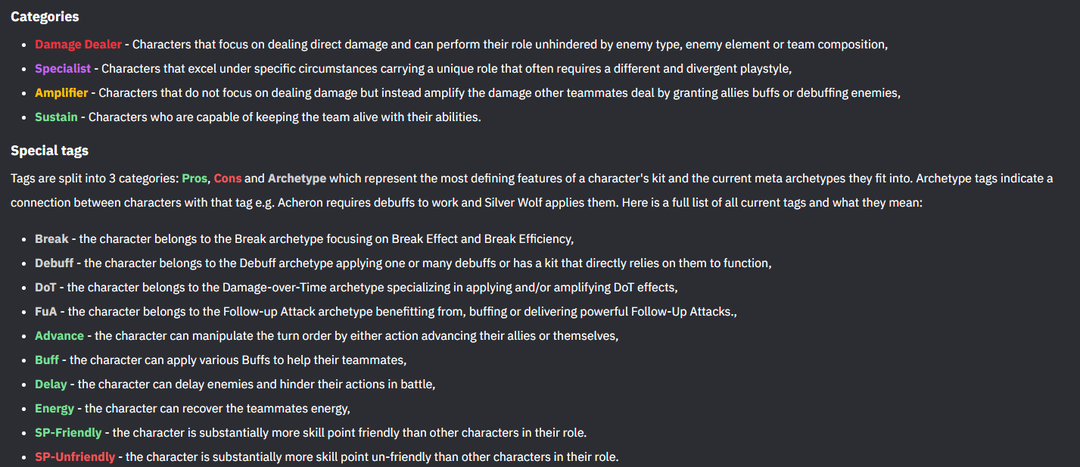
#> input picture hsrprydwen.png, 1080 x 467 px, shrunk from 1427 x 617 before the run; its folder holds only this picture in this run
$ jupyter execute --allow-errors PCVK_Task3.ipynb
#> lines starting #> are read from the running program, lines starting #| are printed output that depends on the picture; after the words box and inside, x2 and y2 are one past the last pixel; in counts of white or black regions, pixels touching at a corner belong together
# Tugas 3
Achmad Khosyi' Assajjad Ramandanta
5025211007
- Segmentation
    - Laplacian of Gaussian (LoG)
    - Thresholding
- Morphology
    - Boundary Extraction
    - Reconstruction

### Import Library

[cell 1]
import os
import cv2
from PIL import Image, ImageFilter
from scipy.ndimage import gaussian_laplace
import numpy as np
import matplotlib.pyplot as plt
import shutil

### Create Directory

[cell 2]
def create_directory(path):
    if not os.path.exists(path):
        os.makedirs(path)

base_dir = "."

directories = [
    "Original",
    "Output/Grayed",
    "Output/Laplacian_of_Gaussian",
    "Output/Thresholding/GlobalThresholding",
    "Output/Thresholding/Otsu",
    "Output/Thresholding/AdaptiveThresholding",
    "Output/Morphology/BoundaryExtraction",
    "Output/Morphology/Reconstruction"
]

for directory in directories:
    create_directory(os.path.join(base_dir, directory))

### Import Picture

### Local
Run this if you are on local

[cell 3]
from tkinter import Tk
from tkinter.filedialog import askopenfilename

# Import Image
def import_image():
    Tk().withdraw()
    img_path = askopenfilename(title="Select an image", filetypes=[("Image files", "*.jpg;*.jpeg;*.png")])
#> the answer given: hsrprydwen.png

    if img_path:
        shutil.copy(img_path, 'Original')
        return img_path
    else:
        print("No image selected.")
        return None

# Display Image
def display_image(image_path):
#> called with image_path = 'hsrprydwen.png'
    if image_path:
        img = Image.open(image_path)
#> img is the input picture: PIL image 1080x467 RGBA; mean R, G, B, A 56.4, 57.4, 62.8, 255
        plt.imshow(img)
        plt.show()
    else:
        print("No image to display.")

image_path = import_image()
display_image(image_path)

### Google Colab
Run this if you are on google colab

[cell 4]
from google.colab import files

# Import Image
def import_image_colab():
    uploaded = files.upload()
#> the answer given: mycat.jpg

    if uploaded:
        img_path = list(uploaded.keys())[0]

        if not os.path.exists('Original'):
            os.makedirs('Original')
        shutil.move(img_path, os.path.join('Original', img_path))

        return os.path.join('Original', img_path)
    else:
        print("No image uploaded.")
        return None

# Display Image
def display_image(image_path):
    if image_path:
        img = Image.open(image_path)
        plt.imshow(img)
        # plt.axis('off')
        plt.show()
    else:
        print("No image to display.")

#> (the rest of this cell did not finish here and is left out)

### Turn The Image Into Gray Scale

[cell 5]
# Gray Scaling
def convert_to_grayscale(image_path):
    img = Image.open(image_path).convert("L")
    return img

def save_grayscale_image(image_path):
    filename = os.path.basename(image_path)
    name, ext = os.path.splitexSt(filename)
    gray_img = convert_to_grayscale(image_path)

    new_filename = f"{name}_grayed{ext}"
    new_path = os.path.join("Output/Grayed", new_filename)

    gray_img.save(new_path)
    print(f"Grayscale image saved to: {new_path}")

#> (the rest of this cell did not finish here and is left out)

## Laplacian of Gaussian (LoG)

### Choose Image

[cell 6]
selected_filename = "mycat_grayed.jpg"
input_path = os.path.join("Output/Grayed", selected_filename)

### Calculation & Display The Result

[cell 7]
# Laplacian of Gaussian (LoG)
def apply_log(image, sigma):
    img_array = np.asarray(image)
    log_result = gaussian_laplace(img_array, sigma=sigma)
    return log_result

def display_and_save(image_array, output_path):
    plt.imshow(image_array, cmap='gray')
    plt.axis('off')
    plt.savefig(output_path, bbox_inches='tight', pad_inches=0)
    plt.close()

def process_and_display_log(image_path, sigma):
#> called with image_path = 'Output/Grayed/mycat_grayed.jpg', sigma = 1.5
    filename = os.path.basename(image_path)
    name, ext = os.path.splitext(filename)

    image = np.array(Image.open(image_path))
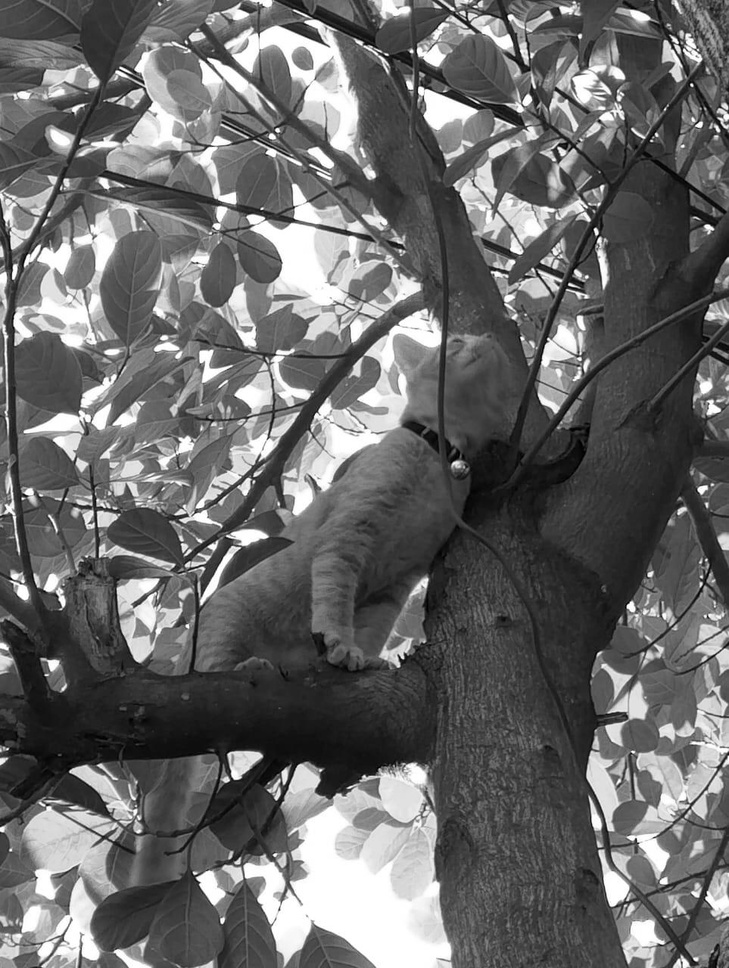
#> input picture Output/Grayed/mycat_grayed.jpg, 729 x 968 px, shrunk from 963 x 1280 before the run
#> image is the input picture: shape (968, 729); min 0, max 255, mean 104.6
    log_result = apply_log(image, sigma=sigma)
#> in apply_log, `log_result = gaussian_laplace(img_array, sigma=sigma)`:
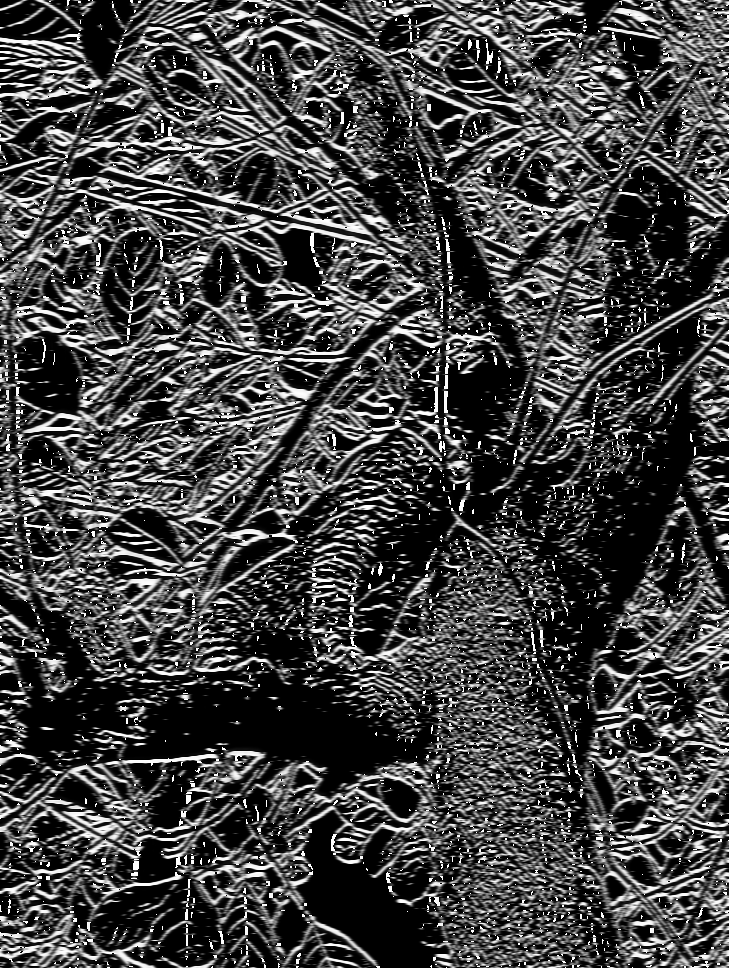
#> log_result: shape (968, 729); min 0, max 255, mean 68.7
    log_normalized = (log_result - log_result.min()) / (log_result.max() - log_result.min())

    output_path = os.path.join("Output/Laplacian_of_Gaussian", f"{name}_LoG.jpg")

    fig, axes = plt.subplots(1, 2, figsize=(12, 6))

    axes[0].imshow(image, cmap="gray")
    axes[0].set_title("Original Image")
    axes[0].axis('off')

    axes[1].imshow(log_normalized, cmap="gray")
    axes[1].set_title(f"Laplacian of Gaussian")
    axes[1].axis('off')

    plt.show()
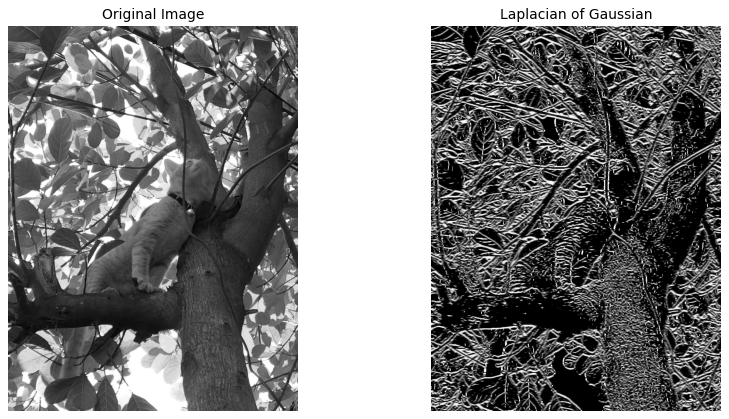
#> figure drawn by matplotlib, 2 panels

    display_and_save(log_normalized, output_path)

process_and_display_log(input_path, sigma=1.5)

## Thresholding

### Choose Image

[cell 8]
selected_filename = "mycat_grayed.jpg"
input_path = os.path.join("Output/Grayed", selected_filename)

### Calculation & Display The Result

[cell 9]
def apply_global_thresholding(image, threshold=127):
#> called with threshold = 127
    _, binary = cv2.threshold(image, threshold, 255, cv2.THRESH_BINARY)
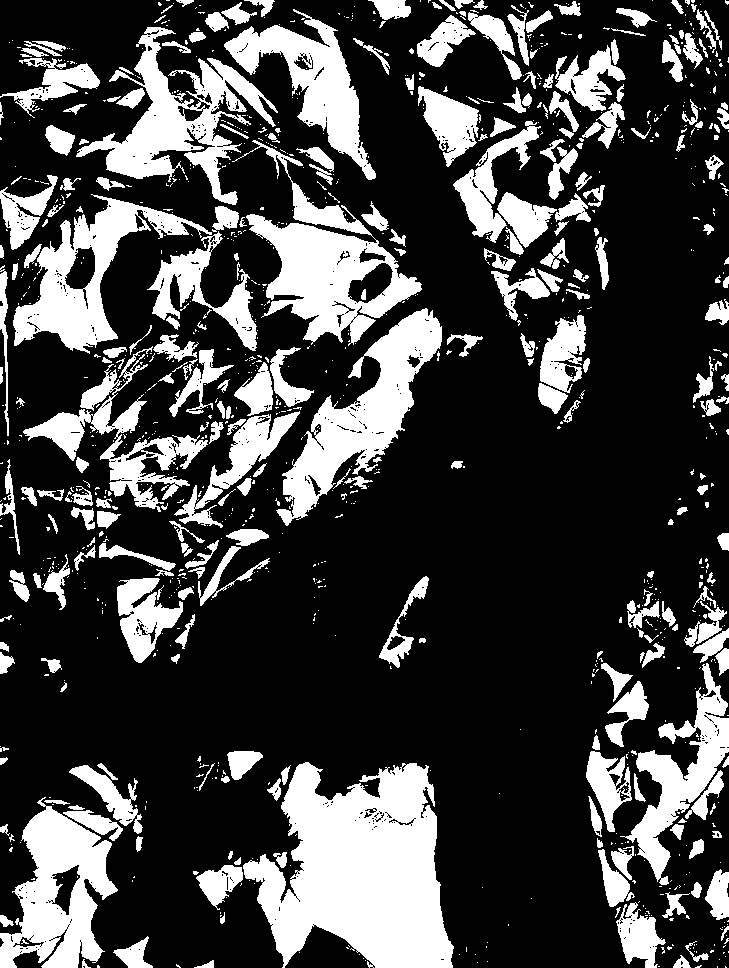
#> binary: shape (968, 729); 26.3% white; 1121 white regions (844 under 20 px), largest, box (x1, y1, x2, y2) and area: (243, 762, 454, 968) 28272, (232, 140, 422, 346) 12243, (276, 308, 442, 526) 11427
    return binary

def apply_otsu_thresholding(image):
    _, binary = cv2.threshold(image, 0, 255, cv2.THRESH_BINARY + cv2.THRESH_OTSU)
#> binary: shape (968, 729); 22.6% white; 900 white regions (612 under 20 px), largest, box (x1, y1, x2, y2) and area: (243, 762, 453, 968) 27071, (246, 214, 422, 343) 9867, (0, 806, 118, 968) 9649
    return binary

def apply_adaptive_thresholding(image, block_size=11, C=2):
#> called with block_size = 11, C = 2
    binary = cv2.adaptiveThreshold(
        image, 255, cv2.ADAPTIVE_THRESH_GAUSSIAN_C, cv2.THRESH_BINARY, block_size, C
    )
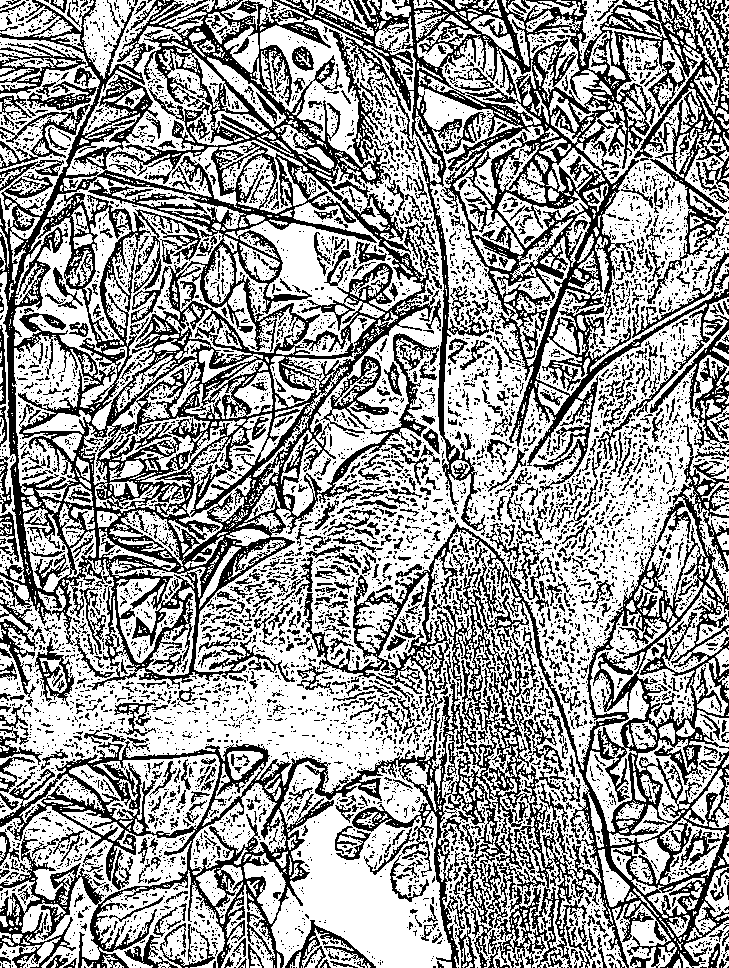
#> binary: shape (968, 729); 61.1% white; black in thin lines or dots
    return binary

def display_and_save(image_array, output_path):
    plt.imshow(image_array, cmap='gray')
    plt.axis('off')
    plt.savefig(output_path, bbox_inches='tight', pad_inches=0)
    plt.close()

def process_and_display_thresholding(image_path):
    filename = os.path.basename(image_path)
    name, ext = os.path.splitext(filename)

    image = np.array(Image.open(image_path))  # Load image as numpy array

    global_thresh = apply_global_thresholding(image)
    otsu_thresh = apply_otsu_thresholding(image)
    adaptive_thresh = apply_adaptive_thresholding(image)

    output_path_global = os.path.join("Output/Thresholding/GlobalThresholding", f"{name}_Global.jpg")
    output_path_otsu = os.path.join("Output/Thresholding/Otsu", f"{name}_Otsu.jpg")
    output_path_adaptive = os.path.join("Output/Thresholding/AdaptiveThresholding", f"{name}_Adaptive.jpg")

    display_and_save(global_thresh, output_path_global)
    display_and_save(otsu_thresh, output_path_otsu)
    display_and_save(adaptive_thresh, output_path_adaptive)

    fig, axes = plt.subplots(1, 4, figsize=(24, 6))
    axes[0].imshow(image, cmap="gray")
    axes[0].set_title("Original Image")
    axes[0].axis('off')

    axes[1].imshow(global_thresh, cmap="gray")
    axes[1].set_title("Global Thresholding")
    axes[1].axis('off')

    axes[2].imshow(otsu_thresh, cmap="gray")
    axes[2].set_title("Otsu's Thresholding")
    axes[2].axis('off')

    axes[3].imshow(adaptive_thresh, cmap="gray")
    axes[3].set_title("Adaptive Thresholding")
    axes[3].axis('off')

    plt.show()

process_and_display_thresholding(input_path)

## Boundary Extraction

### Choose Image

[cell 10]
selected_filename = "mycat_grayed.jpg"
input_path = os.path.join("Output/Grayed", selected_filename)

### Calculation & Display The Result

[cell 11]
# Boundary Extraction
def apply_boundary_extraction(image):
    dilated = cv2.dilate(image, np.ones((3, 3), np.uint8), iterations=1)
    boundary = dilated - image
    return boundary

def display_and_save(image_array, output_path):
    plt.imshow(image_array, cmap='gray')
    plt.axis('off')
    plt.savefig(output_path, bbox_inches='tight', pad_inches=0)
    plt.close()

def process_and_display_boundary(image_path):
    filename = os.path.basename(image_path)
    name, ext = os.path.splitext(filename)

    image = np.array(Image.open(image_path))
    boundary = apply_boundary_extraction(image)

    output_path_boundary = os.path.join("Output/Morphology/BoundaryExtraction", f"{name}_Boundary.jpg")
    display_and_save(boundary, output_path_boundary)

    fig, axes = plt.subplots(1, 2, figsize=(12, 6))

    axes[0].imshow(image, cmap="gray")
    axes[0].set_title("Original Image")
    axes[0].axis('off')

    axes[1].imshow(boundary, cmap="gray")
    axes[1].set_title("Boundary Extraction")
    axes[1].axis('off')

    plt.show()

process_and_display_boundary(input_path)

## Reconstruction

### Choose Image

[cell 12]
selected_filename = "hsrprydwen_grayed.png"
input_path = os.path.join("Output/Grayed", selected_filename)

### Calculation & Display The Result

[cell 13]
# Reconstruction Rekonstruksi
def apply_reconstruction(image, mask):
    kernel = np.ones((3, 3), np.uint8)
    dilated = cv2.dilate(image, kernel, iterations=1)
    reconstructed = cv2.erode(dilated, kernel, iterations=1)
    return reconstructed

def display_and_save(image_array, output_path):
    plt.imshow(image_array, cmap='gray')
    plt.axis('off')
    plt.savefig(output_path, bbox_inches='tight', pad_inches=0)
    plt.close()

def process_and_display_reconstruction(image_path):
#> called with image_path = 'Output/Grayed/hsrprydwen_grayed.png'
    filename = os.path.basename(image_path)
    name, ext = os.path.splitext(filename)

    image = np.array(Image.open(image_path))
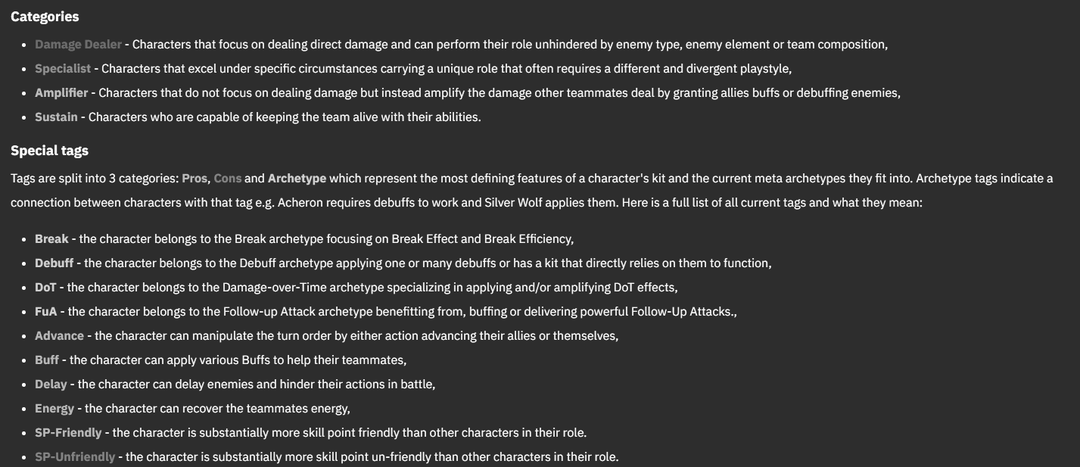
#> input picture Output/Grayed/hsrprydwen_grayed.png, 1080 x 467 px, shrunk from 1427 x 617 before the run
#> image is the input picture: shape (467, 1080); min 0, max 255, mean 57.4
    boundary = apply_boundary_extraction(image)
#> in apply_boundary_extraction (call 2), `boundary = dilated - image`:
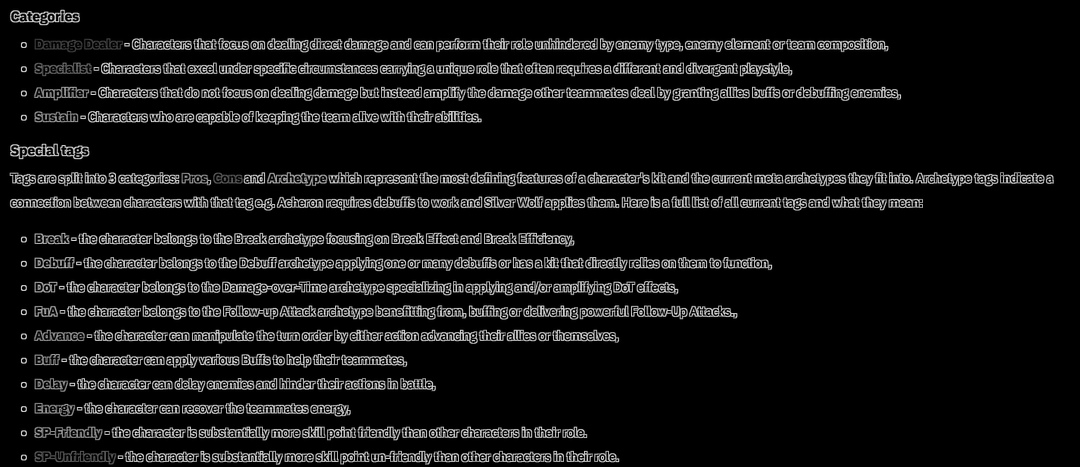
#> boundary: shape (467, 1080); min 0, max 246, mean 20.3

    reconstructed = apply_reconstruction(image, boundary)
#> in apply_reconstruction, `reconstructed = cv2.erode(dilated, kernel, iterations=1)`:
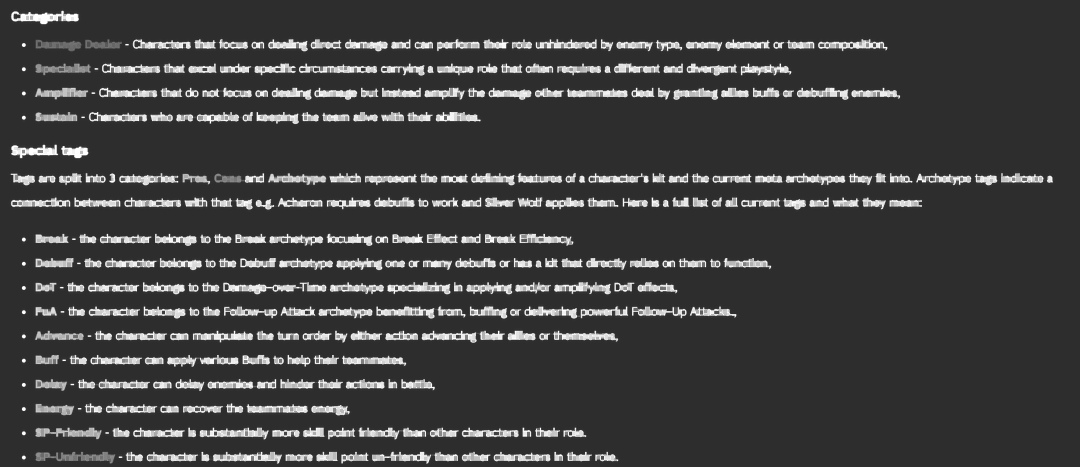
#> reconstructed: shape (467, 1080); min 45, max 255, mean 64.4

    output_path_reconstruction = os.path.join("Output/Morphology/Reconstruction", f"{name}_Reconstruction.jpg")
    display_and_save(reconstructed, output_path_reconstruction)

    fig, axes = plt.subplots(1, 2, figsize=(12, 6))

    axes[0].imshow(image, cmap="gray")
    axes[0].set_title("Original Image")
    axes[0].axis('off')

    axes[1].imshow(reconstructed, cmap="gray")
    axes[1].set_title("Reconstruction")
    axes[1].axis('off')

    plt.show()

process_and_display_reconstruction(input_path)
